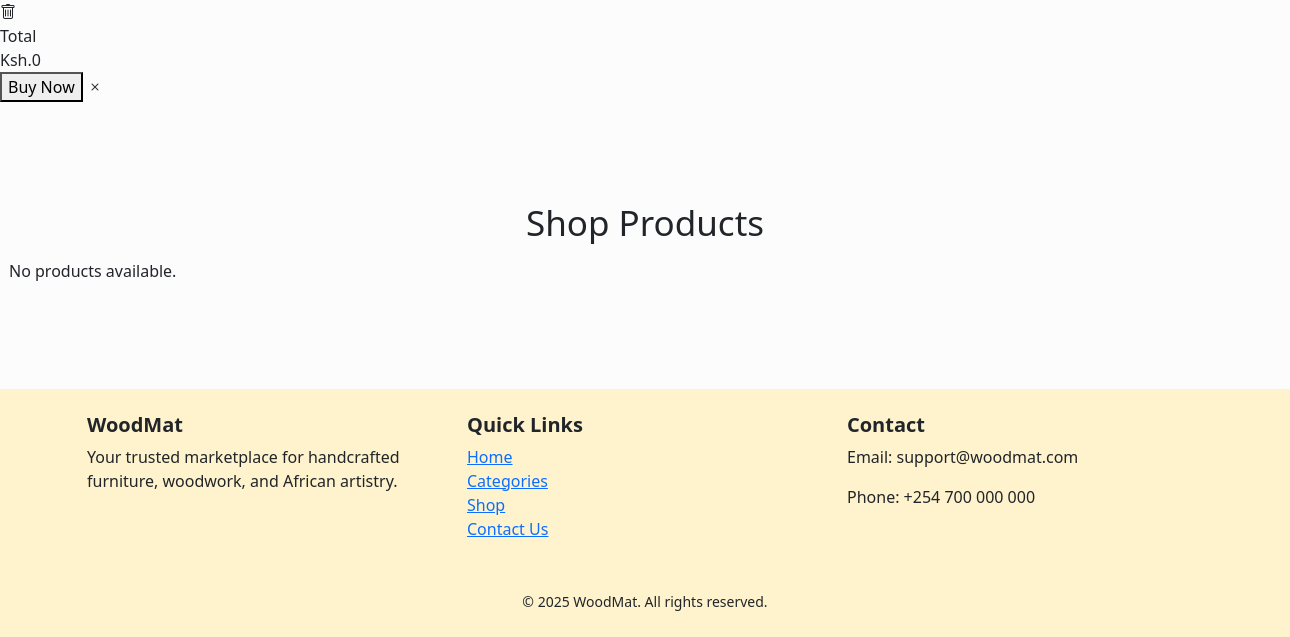
Before: /products/ (lower part) with the older database file.
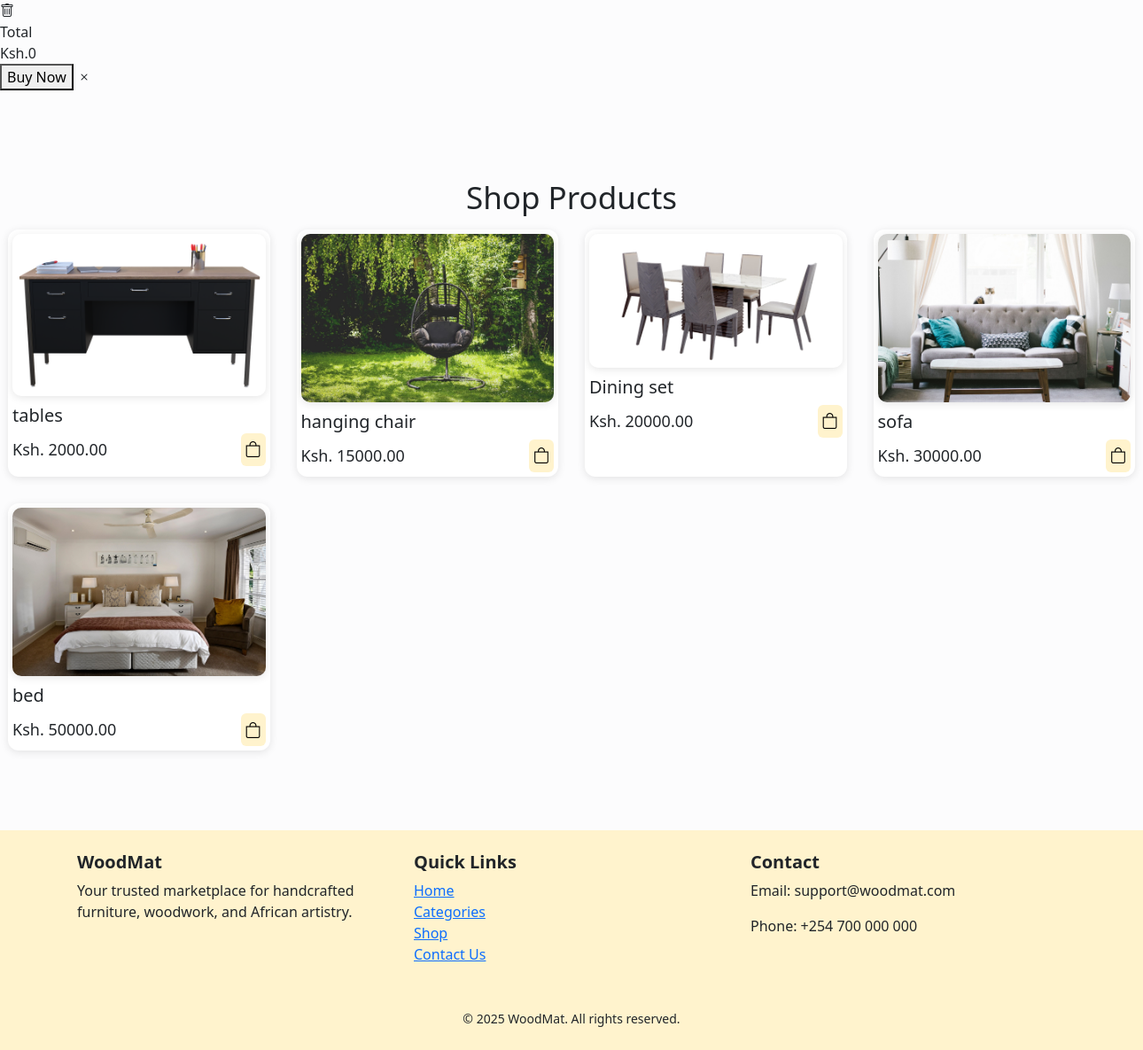
After: the same page with the newer database file.
### woodmat/models.py (models this page shows, shortened)
class Product(models.Model):
  name=models.CharField(max_length=50)
  price=models.DecimalField(default=0,decimal_places=2,max_digits=8)
  category=models.ForeignKey(Category, on_delete=models.CASCADE,default=1)
  description=models.CharField(max_length=250,default='',null=True)
  image=models.ImageField(upload_to='products/')
  is_sale = models.BooleanField(default=False)      # <- add this
  sale_price = models.DecimalField(default=0, decimal_places=2, max_digits=8 )

### woodmat/views.py (the view)
# urls.py: path('products/', views.products, name="products"),
def products(request):
    products = Product.objects.all()
    return render(request, 'products.html', {'products': products})

### woodmat/templates/products.html (shortened to what this page needs)
{% extends "base.html" %}
{% load static %}
 {% block content%}
 <div class="cart">
  <div class="cart-content">
    <div class="cart-box">
      <i class="bi bi-trash cart-remove"></i>
    </div>
  </div>
    <div class="total">
      <div class="total-title">Total</div>
      <div class="total-price">Ksh.0</div>
    </div>
    <button class="btn-buy">Buy Now</button>
    <i class="bi bi-x"></i>
 </div>
<section class="products">
  <h1 class="section-title">Shop Products</h1>
  <div class="product-content">
    {% for product in products %}
      <div class="product-box">
        <div class="img-box">
          <img src="{{ product.image.url }}" alt="{{ product.name }}">
        </div>
        <h2 class="product-name">{{ product.name }}</h2>
        <div class="price-and-cart">
          <span class="price">Ksh. {{ product.price }}</span>
          <i class="bi bi-bag"></i>
        </div>
      </div>
    {% empty %}
      <p>No products available.</p>
    {% endfor %}
  </div>
</section>
{% endblock content %}

### woodmat/templates/base.html (shortened to what this page needs)
<!DOCTYPE html>
<html lang="en">
  <head>
    {% load static %}
    <link
      rel="stylesheet"
      href="{% static 'styles/bootstrap-5.3.8-dist/css/bootstrap.min.css' %}"
    />
    <link rel="stylesheet" href="https://cdn.jsdelivr.net/npm/bootstrap-icons@1.11.1/font/bootstrap-icons.css">
  <link rel="stylesheet" href="{% static 'styles/main.css' %}">
  </head>
  <body class="bg-light-subtle">
  {% block content %}{% endblock %}
     <footer class="footer py-4 bg-warning-subtle ">
  <div class="container">
    <div class="row text-center text-md-start">
      <div class="col-md-4 mb-3">
        <h5 class="fw-bold">WoodMat</h5>
        <p>Your trusted marketplace for handcrafted furniture, woodwork, and African artistry.</p>
      </div>
      <div class="col-md-4 mb-3">
        <h5 class="fw-bold">Quick Links</h5>
        <ul class="list-unstyled">
          <li><a href="#" >Home</a></li>
          <li><a href="#">Categories</a></li>
          <li><a href="#" >Shop</a></li>
          <li><a href="#" >Contact Us</a></li>
        </ul>
      </div>
      <div class="col-md-4 mb-3">
        <h5 class="fw-bold">Contact</h5>
        <p>Email: support@woodmat.com</p>
        <p>Phone: +254 700 000 000</p>
      </div>
    </div>
    <div class="text-center mt-3">
      <small>© 2025 WoodMat. All rights reserved.</small>
    </div>
  </div>
</footer>
  </body>
</html>

### static/styles/main.css (style rules this page uses)
.products { padding: 100px 9px 30px; }
.section-title { font-size: 35px; text-align: center; margin-bottom: 15px; }
.product-content { display: grid; grid-template-columns: repeat(auto-fit,minmax(280px, 1fr)); gap: 30px; }
.product-box { background: #fff; border-radius: 12px; padding:5px; box-shadow: 0 2px 10px rgba(0,0,0,0.1); transition: 0.3s ease; overflow: hidden; }
.product-box .img-box { display: flex; border-radius: 10px; overflow: hidden; box-shadow: 0 2px 10px rgba(0,0,0,0.1); }
.product-box .product-name { font-size: 20px; margin-top: 10px; }
.product-box .price-and-cart { display: flex; justify-content: space-between; align-items: center; }
.price-and-cart .price { font-size: 18px; font-weight: 500; }
.price-and-cart .bi-bag { padding: 5px; background: #FFF3CD; border-radius: 6px; font-size: 18px; color: black; cursor: pointer; }
.product-box .img-box { position: relative; }
.img-box img { width: 100%; transition: 0.5s; }
footer { padding-top: 40px; margin-top: 60px; }

Changed rows visible on the page:
added Product: image (picture), name "tables", price "2000.00"
added Product: image (picture), name "hanging chair", price "15000.00"
added Product: image (picture), name "Dining set", price "20000.00"
added Product: image (picture), name "sofa", price "30000.00"
added Product: image (picture), name "bed", price "50000.00"
Other visible differences:
text no longer shown: "No products available."
